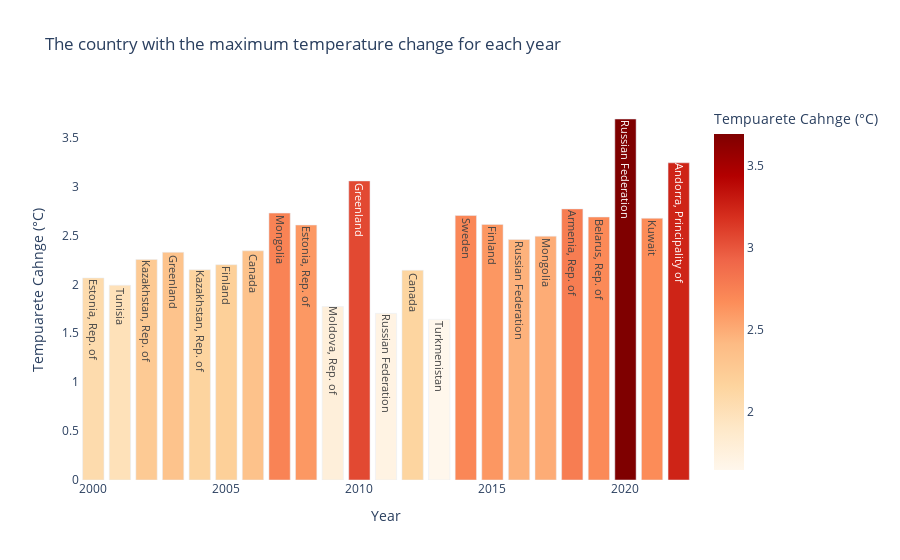

Notebook source saved alongside this figure:
### Code cell
fig = px.bar(top_countries_year.sort_values("Year", ascending=False), x='Year', y='Tempurate_Change', color='Tempurate_Change',
              color_continuous_scale = 'orrd', title='The country with the maximum temperature change for each year', text="Country",
              labels={'Tempurate_Change': 'Tempuarete Cahnge (°C)'})

fig.update_layout(
    xaxis=dict(showgrid=False),
    yaxis=dict(showgrid=False),
    plot_bgcolor='rgba(0,0,0,0)', 
)
fig.show()

### Figure 1 — Plotly figure (JSON) as saved in the notebook; plotly's stock layout.template omitted (floating-point values rounded to 4 significant figures)
{"data": [{"alignmentgroup": "True", "hovertemplate": "Year=%{x}<br>Tempuarete Cahnge (°C)=%{marker.color}<br>Country=%{text}<extra></extra>", "legendgroup": "", "marker": {"color": [3.243, 2.676, 3.691, 2.689, 2.772, 2.493, 2.459, 2.613, 2.704, 1.643, 2.144, 1.704, 3.058, 1.774, 2.607, 2.729, 2.343, 2.201, 2.15, 2.328, 2.255, 1.992, 2.066], "coloraxis": "coloraxis", "pattern": {"shape": ""}}, "name": "", "offsetgroup": "", "orientation": "v", "showlegend": false, "text": ["Andorra, Principality of", "Kuwait", "Russian Federation", "Belarus, Rep. of", "Armenia, Rep. of", "Mongolia", "Russian Federation", "Finland", "Sweden", "Turkmenistan", "Canada", "Russian Federation", "Greenland", "Moldova, Rep. of", "Estonia, Rep. of", "Mongolia", "Canada", "Finland", "Kazakhstan, Rep. of", "Greenland", "Kazakhstan, Rep. of", "Tunisia", "Estonia, Rep. of"], "textposition": "auto", "type": "bar", "x": [2022, 2021, 2020, 2019, 2018, 2017, 2016, 2015, 2014, 2013, 2012, 2011, 2010, 2009, 2008, 2007, 2006, 2005, 2004, 2003, 2002, 2001, 2000], "xaxis": "x", "y": [3.243, 2.676, 3.691, 2.689, 2.772, 2.493, 2.459, 2.613, 2.704, 1.643, 2.144, 1.704, 3.058, 1.774, 2.607, 2.729, 2.343, 2.201, 2.15, 2.328, 2.255, 1.992, 2.066], "yaxis": "y"}], "layout": {"barmode": "relative", "coloraxis": {"colorbar": {"title": {"text": "Tempuarete Cahnge (°C)"}}, "colorscale": [[0.0, "rgb(255,247,236)"], [0.125, "rgb(254,232,200)"], [0.25, "rgb(253,212,158)"], [0.375, "rgb(253,187,132)"], [0.5, "rgb(252,141,89)"], [0.625, "rgb(239,101,72)"], [0.75, "rgb(215,48,31)"], [0.875, "rgb(179,0,0)"], [1.0, "rgb(127,0,0)"]]}, "legend": {"tracegroupgap": 0}, "plot_bgcolor": "rgba(0,0,0,0)", "title": {"text": "The country with the maximum temperature change for each year"}, "xaxis": {"anchor": "y", "domain": [0.0, 1.0], "showgrid": false, "title": {"text": "Year"}}, "yaxis": {"anchor": "x", "domain": [0.0, 1.0], "showgrid": false, "title": {"text": "Tempuarete Cahnge (°C)"}}}}
